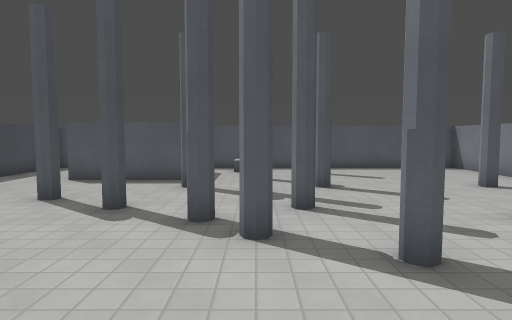
view 1 (above)

18 first-person views from a walk through a level from a Godot 3-D game. The camera is 1.5 m above the floor, tilts 4° down and sees 75° across. The floor is counted in squares, 1 m on a side. Each view is taken from the middle of a square. On the plan, view 1 faces up. The plan holds only what a view shows up to about 15 squares ahead; the rest is blank. Characters and animated objects are not drawn. Surface patterns are stand-ins for the level's own textures.

view 2
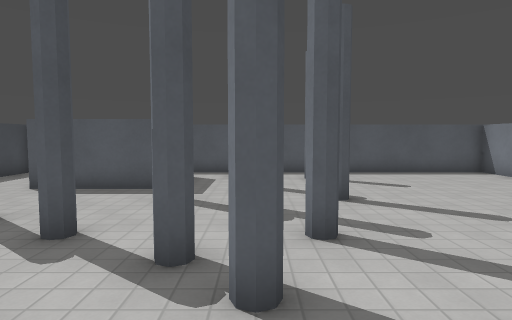

view 3
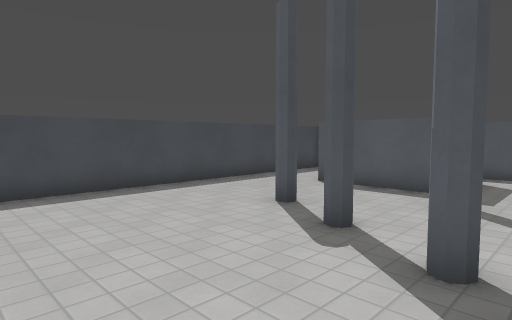

view 4
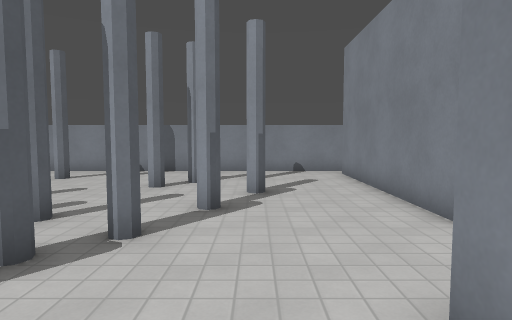

view 5
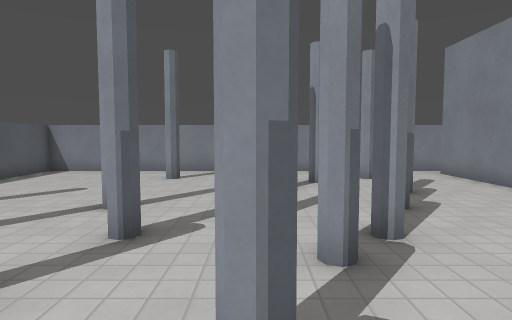

view 6
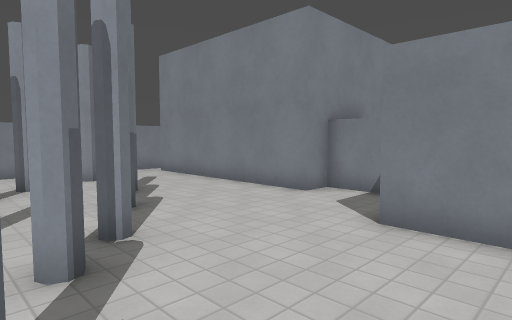

view 7
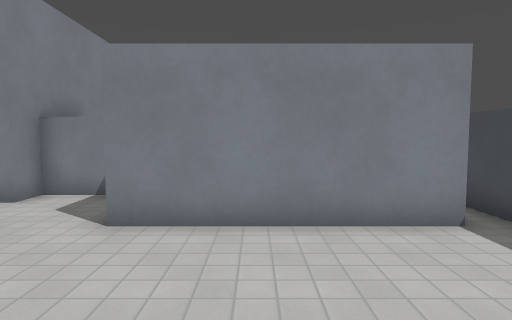

view 8
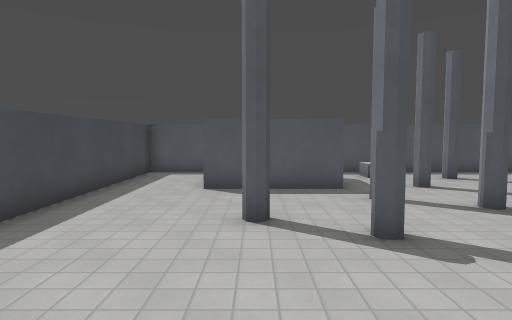

view 9
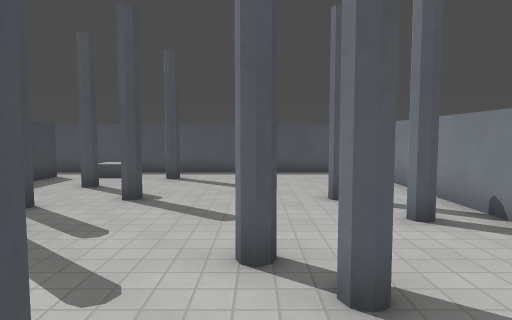

view 10
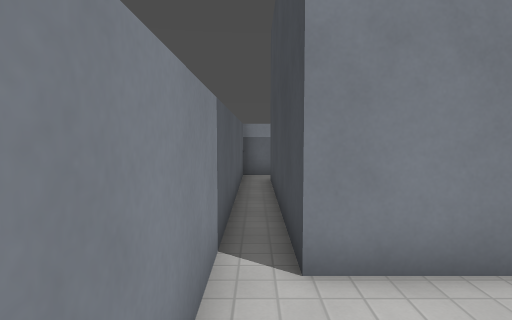

view 11
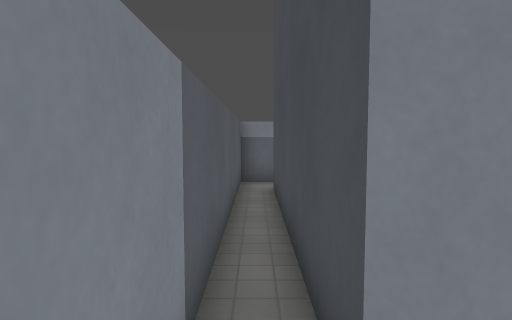

view 12
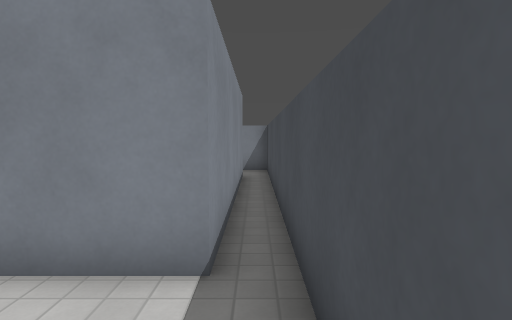

view 13
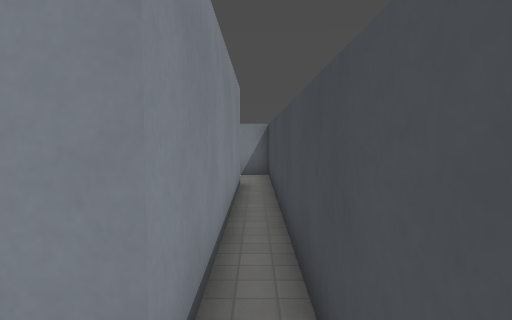

view 14
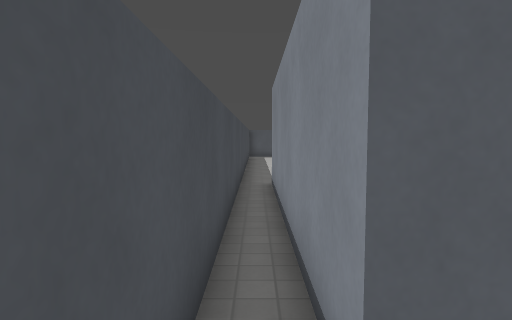

view 15
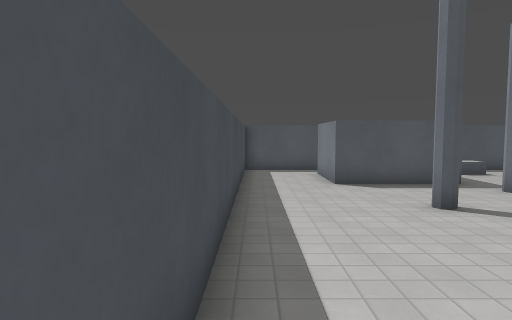

view 16
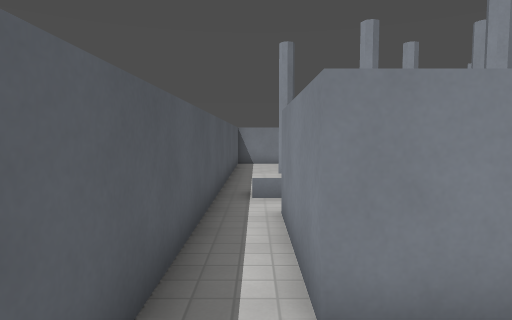

view 17
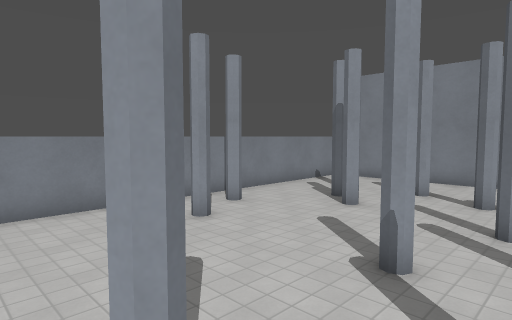

view 18
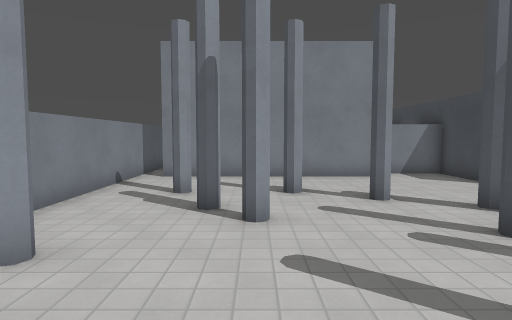

### Floor plan
Key: @ floor where view 1 was taken; # wall or solid block; . floor; / step, stairs or slope; = window, fence, low wall or low ledge.
Columns run from 10 left of view 1 to 10 right of it. Each row starts with its distance up from view 1.
 16 ##########=##########
 15 #........//.........#
 14 #...####.//.#.......#
 13 #...####............#
 12 #...####..#.........#
 11 #...................#
 10 #.......#...#....#..#
  9 #.........#.........#
  8 #....#............#.#
  7 #......#...#........#
  6 #........#.....#....#
  5 #.........#.....#...#
  4 #...........#.......#
  3 #.............#..#..#
  2 #...................#
  1 #.######............#
  0 #.#    #..@.........#
 -1 #.#    #...########.#
 -2 #.#    #####      #.#
 -3 #.#               #.#
 -4 #.#               #.#
 -5 #.#               #.#
 -6 #.#               #.#
 -7 #.#               #.#
 -8 #.                #.#
 -9 #.                 .#
-10 ###               ###

Where each view was taken, in squares from view 1:
view 1: 0 up, 0 right, facing up
view 2: 2 up, 0 right, facing up
view 3: 2 up, 0 right, facing up-left
view 4: 3 up, 5 left, facing right
view 5: 7 up, 5 left, facing right
view 6: 7 up, 5 left, facing down-right
view 7: 7 up, 5 left, facing down
view 8: 2 up, 5 left, facing up
view 9: 2 up, 5 right, facing up
view 10: 3 up, 9 right, facing down
view 11: 1 up, 9 right, facing down
view 12: 5 up, 9 left, facing down
view 13: 3 up, 9 left, facing down
view 14: 9 down, 9 left, facing up
view 15: 1 up, 9 left, facing up
view 16: 15 up, 9 left, facing right
view 17: 15 up, 0 right, facing down-right
view 18: 12 up, 5 right, facing down
